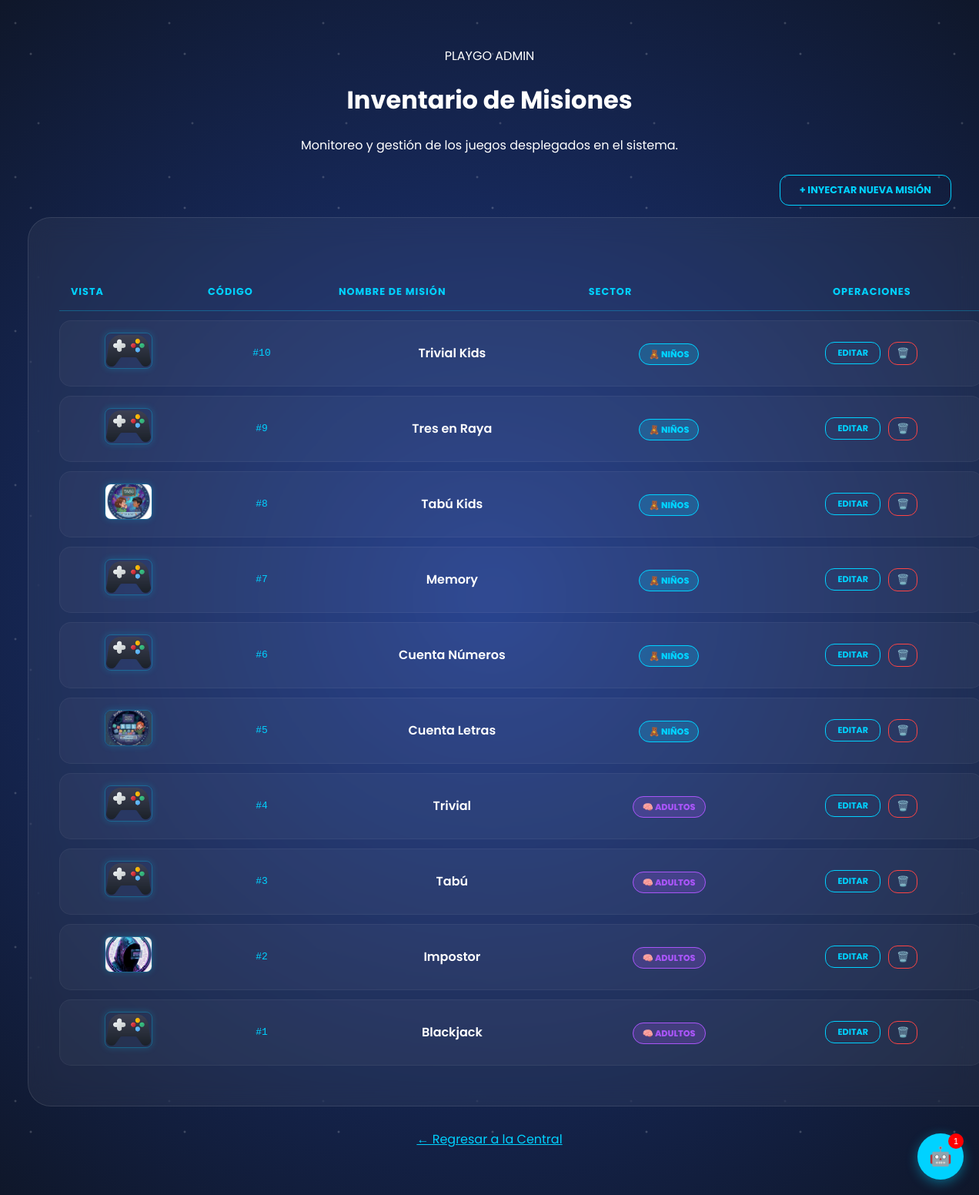
The app's page /administrador/juegos/listar.php (signed in) with its own data.
### tables this page shows
CREATE TABLE `juegos` (
  `id_juego` int(11) NOT NULL,
  `nombre` varchar(100) NOT NULL,
  `ruta` varchar(100) NOT NULL,
  `archivo_entrada` varchar(50) NOT NULL,
  `categoria` enum('niños', 'adultos') NOT NULL,
  `descripcion` text DEFAULT NULL,
  `activo` tinyint(1) DEFAULT 1
);

### administrador/juegos/listar.php (the view, shortened to what this page needs)
<?php
require_once "../../configuracion/conexion.php";
$sql = "SELECT * FROM juegos ORDER BY id_juego DESC";
$res = mysqli_query($conn, $sql);
$juegos = mysqli_fetch_all($res, MYSQLI_ASSOC);
?>
<!DOCTYPE html>
<html lang="es">
<head>
    <link rel="stylesheet" href="../../assets/css/menu.css">
</head>
<body class="portal-galactico">
    <main class="admin-main">
        <div class="header-panel">
            <div class="logo">PLAY<span>GO</span> ADMIN</div>
            <h1>Inventario de Misiones</h1>
            <p>Monitoreo y gestión de los juegos desplegados en el sistema.</p>
        </div>
        <div style="text-align: right; width: 100%; margin-bottom: 15px;">
            <a href="alta.php" class="btn-admin" style="display: inline-block; width: auto; padding: 10px 25px;">
                + Inyectar Nueva Misión
            </a>
        </div>
        <div class="card-comando" style="width: 100%;">
            <div class="tabla-contenedor">
                <table class="table-space">
                    <thead>
                        <tr>
                            <th>Vista</th>
                            <th>Código</th>
                            <th>Nombre de Misión</th>
                            <th>Sector</th>
                            <th style="text-align: center;">Operaciones</th>
                        </tr>
                    </thead>
                    <tbody>
                        <?php foreach($juegos as $j): ?>
                        <tr>
                            <td>
                                <?php
                                    $cat = $j['categoria'];
                                    $ruta = $j['ruta'];
                                    $foto = "../../assets/img/icono192-jugando-videojuegos.png";
                                    if ($cat == 'adultos') {
                                        switch ($ruta) {
                                            case 'trivial':   $foto = "../../juegos/adultos/trivial/img/trivial.png"; break;
                                            case 'blackjack': $foto = "../../juegos/adultos/blackjack/images/blackjack.png"; break;
                                            case 'impostor':  $foto = "../../juegos/adultos/impostor/img/impostor.png"; break;
                                            case 'tabu':      $foto = "../../juegos/adultos/tabu/img/tabu.png"; break;
                                        }
                                    } else if ($cat == 'ninos' || $cat == 'niños') {
                                        switch ($ruta) {
                                            case 'cuenta_numeros': $foto = "../../juegos/ninos/cuenta_numeros/imagenes/logoCuentaNumeros.png"; break;
                                            case 'cuenta_letras':  $foto = "../../juegos/ninos/cuenta_letras/utils/imagenes/logoCuentaLetras.png"; break;
                                            case 'memory':         $foto = "../../juegos/ninos/memory/img/logoMemory.png"; break;
                                            case 'tres_raya':      $foto = "../../juegos/ninos/tres_raya/utils/img/logoTresRaya.png"; break;
                                            case 'trivial':        $foto = "../../juegos/ninos/trivial/img/logoTrivial.png"; break;
                                            case 'tabu':           $foto = "../../juegos/ninos/tabu/img/logoTabu.jpg"; break;
                                        }
                                    }
                                ?>
                                <img src="<?php echo $foto; ?>" class="img-radar"
                                     onerror="this.onerror=null; this.src='../../assets/img/icono192-jugando-videojuegos.png'">
                            </td>
                            <td style="color: #00d2ff; font-family: monospace;">#<?php echo $j['id_juego']; ?></td>
                            <td style="font-weight: 600;"><?php echo htmlspecialchars($j['nombre']); ?></td>
                            <td>
                                <span class="badge-sector <?php echo ($j['categoria'] == 'adultos' ? 'bg-adultos' : 'bg-ninos'); ?>">
                                    <?php echo ($j['categoria'] == 'adultos' ? '🧠 ADULTOS' : '🧸 NIÑOS'); ?>
                                </span>
                            </td>
                            <td>
                                <div style="display: flex; gap: 10px; justify-content: center; align-items: center;">
                                    <a href="editar.php?id=<?php echo $j['id_juego']; ?>" class="btn-admin" style="width: auto; margin-top: 0; padding: 5px 15px; font-size: 0.7rem;">Editar</a>
                                    <a href="baja.php?id=<?php echo $j['id_juego']; ?>"
                                       class="btn-admin"
                                       style="width: auto; margin-top: 0; padding: 5px 10px; border-color: #ff4444; color: #ff4444;"
                                       onclick="return confirm('¿Confirmar desinstalación de la misión?')">🗑️</a>
                                </div>
                            </td>
                        </tr>
                        <?php endforeach; ?>
                    </tbody>
                </table>
            </div>
        </div>
        <div style="margin-top: 30px;">
            <a href="../menu.php" class="btn-logout" style="border-color: #00d2ff; color: #00d2ff;">
                ← Regresar a la Central
            </a>
        </div>
    </main>
</body>
</html>

### assets/css/menu.css (style rules this page uses)
:root { --playgo-blue: #00d2ff; --playgo-dark: #0f172a; --glass: rgba(255, 255, 255, 0.05); }
body { font-family: 'Poppins', sans-serif; background: radial-gradient(circle at center, #1e3a8a 0%, #0f172a 100%) !important; color: white; min-height: 100vh; margin: 0; overflow-x: hidden; position: relative; }
body::before { content: ""; position: fixed; top: 0; left: 0; width: 100%; height: 100%; background-image: radial-gradient(2px 2px at 20px 30px, #eee, rgba(0,0,0,0)), radial-gradient(2px 2px at 40px 70px, #fff, rgba(0,0,0,0)), radial-gradient(2px 2px at 50px 160px, #ddd, rgba(0,0,0,0)); background-repeat: repeat; background-size: 200px 200px; animation: stars-move 100s linear infinite; opacity: 0.3; z-index: -1; }
.admin-main { max-width: 1200px; margin: 0 auto; padding: 60px 20px; text-align: center; }
.card-comando { background: var(--glass); backdrop-filter: blur(15px); -webkit-backdrop-filter: blur(15px); border: 1px solid rgba(255, 255, 255, 0.1); border-radius: 30px; padding: 40px; transition: all 0.4s cubic-bezier(0.175, 0.885, 0.32, 1.275); }
.btn-admin { display: inline-block; width: 100%; padding: 12px; margin-top: 10px; background: transparent; border: 1px solid var(--playgo-blue); border-radius: 12px; color: var(--playgo-blue); text-decoration: none; font-weight: 700; text-transform: uppercase; font-size: 0.8rem; transition: 0.3s; }

### administrador/juegos/listar.php (style rules this page uses)
.tabla-contenedor { width: 100%; overflow-x: auto; margin-top: 20px; }
.table-space { width: 100%; border-collapse: separate; border-spacing: 0 12px; color: white; }
.table-space thead th { color: #00d2ff; text-transform: uppercase; font-size: 0.8rem; letter-spacing: 1px; padding: 15px; border-bottom: 1px solid rgba(0, 210, 255, 0.3); text-align: left; }
.table-space tbody tr { background: rgba(255, 255, 255, 0.03); transition: all 0.3s ease; }
.table-space td { padding: 15px; vertical-align: middle; border-top: 1px solid rgba(255, 255, 255, 0.05); border-bottom: 1px solid rgba(255, 255, 255, 0.05); }
.table-space td:first-child { border-radius: 15px 0 0 15px; border-left: 1px solid rgba(255, 255, 255, 0.05); }
.table-space td:last-child { border-radius: 0 15px 15px 0; border-right: 1px solid rgba(255, 255, 255, 0.05); }
.img-radar { width: 60px; height: 45px; object-fit: cover; border-radius: 8px; border: 1px solid rgba(0, 210, 255, 0.3); box-shadow: 0 0 10px rgba(0, 210, 255, 0.2); }
.badge-sector { padding: 5px 12px; border-radius: 20px; font-size: 0.7rem; font-weight: 800; text-transform: uppercase; }
.bg-ninos { background: rgba(0, 210, 255, 0.2); color: #00d2ff; border: 1px solid #00d2ff; }
.bg-adultos { background: rgba(168, 85, 247, 0.2); color: #a855f7; border: 1px solid #a855f7; }

### records on screen
juegos: id_juego "10", nombre "Trivial Kids", categoria "🧸 NIÑOS"
juegos: id_juego "9", nombre "Tres en Raya", categoria "🧸 NIÑOS"
juegos: ruta (picture), id_juego "8", nombre "Tabú Kids", categoria "🧸 NIÑOS"
juegos: id_juego "7", nombre "Memory", categoria "🧸 NIÑOS"
juegos: id_juego "6", nombre "Cuenta Números", categoria "🧸 NIÑOS"
juegos: ruta (picture), id_juego "5", nombre "Cuenta Letras", categoria "🧸 NIÑOS"
juegos: id_juego "4", nombre "Trivial", categoria "🧠 ADULTOS"
juegos: id_juego "3", nombre "Tabú", categoria "🧠 ADULTOS"
juegos: ruta (picture), id_juego "2", nombre "Impostor", categoria "🧠 ADULTOS"
juegos: id_juego "1", nombre "Blackjack", categoria "🧠 ADULTOS"
